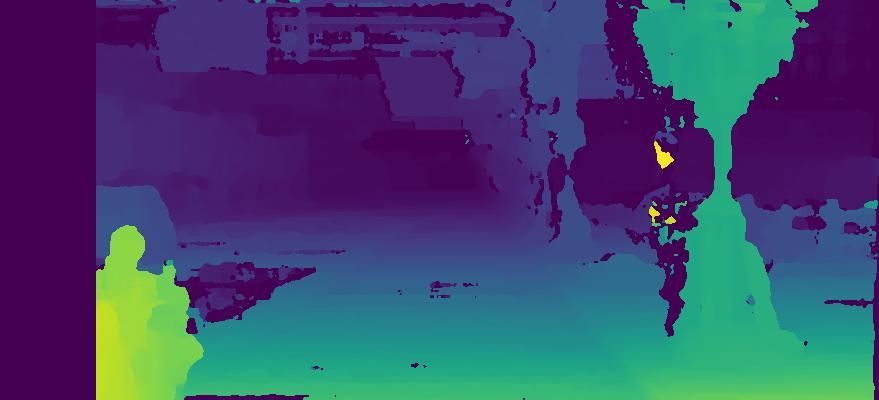
#> input picture data/stereo/hit_or_miss_disp_map.jpg, 879 x 400 px
$ jupyter execute hit_or_miss_transform.ipynb
#> lines starting #> are read from the running program, lines starting #| are printed output that depends on the picture; after the words box and inside, x2 and y2 are one past the last pixel; in counts of white or black regions, pixels touching at a corner belong together
[cell 1]
import numpy as np
import cv2
import matplotlib.pyplot as plt
import math

<b> Hit Or Miss Transform </b>

Used in finding a given configuration / pattern in a binary image . Uses basic morphological image processing as a basis (i.e erosion and diliation).

This transform find those pixels whose neighbourhood matchines the shape of a first structuring element B1 while *not* matching the shape of a second structuring element B2 simultaneously.

That is, A (*) B = (A (-) B1 ) ^ (A' (-) B2) \
where, A is the source image and B is the structural element, \
(*) is the hit or miss transform, \
(-) is the erosion operation, \
X' is the complement of X, \
^ is the intersection operator.

[cell 2]
image = cv2.imread('../data/stereo/hit_or_miss_disp_map.jpg', 0)
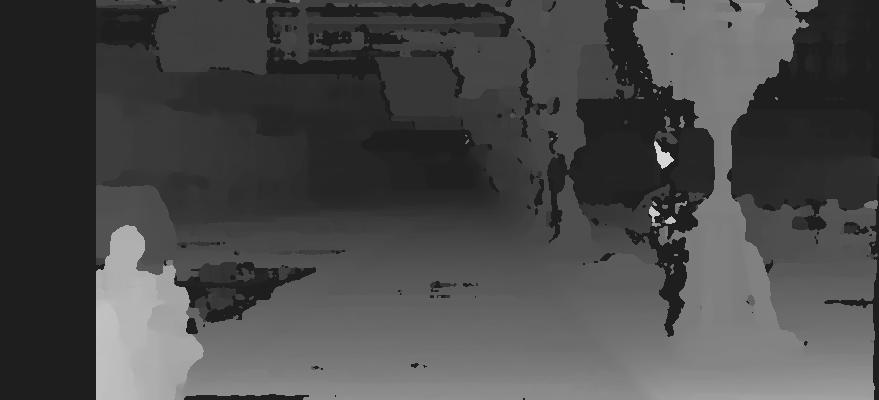
#> image: shape (400, 879); min 0, max 244, mean 73.9
print('source image')
plt.imshow(image, cmap='gray')
plt.show()

threshold_image =  cv2.threshold(image, 127, 255, cv2.THRESH_BINARY)[1]
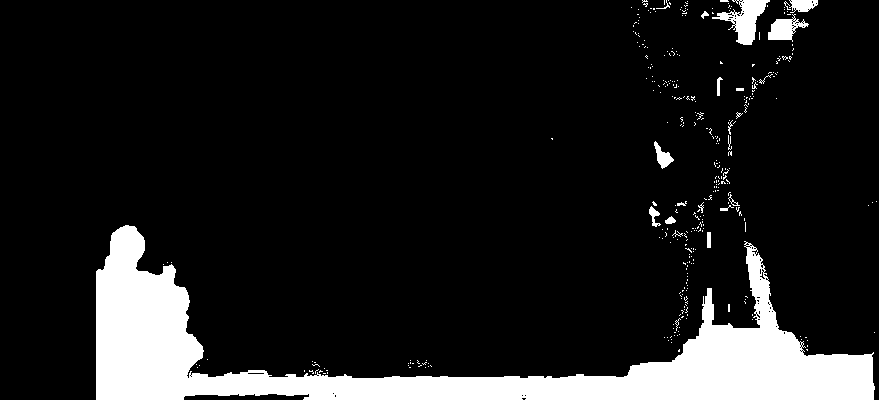
#> threshold_image: shape (400, 879); 12.1% white; 345 white regions (325 under 20 px), largest, box (x1, y1, x2, y2) and area: (96, 225, 875, 400) 38821, (712, 0, 770, 45) 1097, (768, 14, 809, 42) 559
print('thresholded image')
plt.imshow(threshold_image, cmap='gray')
plt.show()

print(threshold_image.max())
#| 255
threshold_image_complement = cv2.threshold(image, 127, 255, cv2.THRESH_BINARY_INV)[1]

print('threshold image complement')
plt.imshow(threshold_image_complement, cmap='gray')
plt.show()

print(threshold_image.max())
#| 255

[cell 3]
# Setup structuring element : for detection the bike rider in this scenario.
se_b1 = np.ones((125, 72), dtype=np.uint8)
se_b2 = np.zeros(se_b1.shape, dtype=np.uint8)
for i in range(se_b1.shape[0]):
    for j in range(se_b1.shape[1]):
        #se_b2[i, j] = np.max(1 - se_b1[i, j], 0)
        pass
se_b2 = se_b2.astype(np.uint8)

print('circle se b1\n', se_b1)
print('shape : ', se_b1.shape)
print('circle se b2\n', se_b2)

[cell 4]
# Step 1 : A erroded by B1.
a_eroded_b1 = cv2.erode(threshold_image, se_b1)
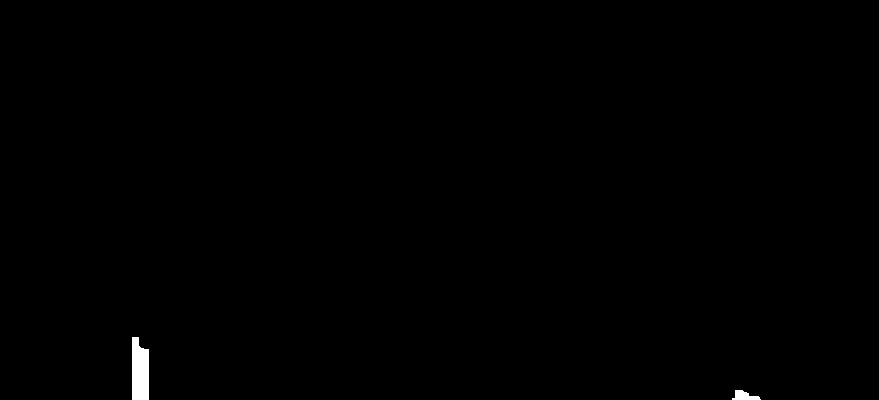
#> a_eroded_b1: shape (400, 879); 0.32% white; 2 white regions, box (x1, y1, x2, y2) and area: (132, 337, 149, 400) 959, (732, 390, 761, 400) 177

# Step 2 : Ac erroded by B2.
ac_eroded_b2 = cv2.erode(threshold_image_complement, se_b2)
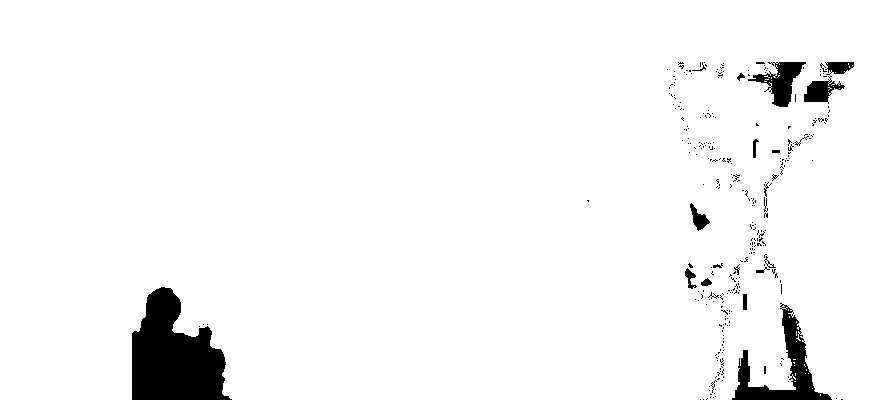
#> ac_eroded_b2: shape (400, 879); 96.1% white; 305 black regions (284 under 20 px), largest, box (x1, y1, x2, y2) and area: (132, 287, 232, 400) 7404, (732, 303, 832, 400) 2671, (748, 62, 806, 107) 1097

ac_eroded_b2 = cv2.threshold(ac_eroded_b2, 1, 1, type=cv2.THRESH_BINARY_INV)[1]

print(a_eroded_b1.min(), ac_eroded_b2.min())
#| 0 0
hitormiss_result = cv2.bitwise_and(a_eroded_b1, ac_eroded_b2)

print('a eroded by b1')
plt.imshow(a_eroded_b1, cmap='gray')
plt.show()

print('ac eroded by b2 ')
plt.imshow(ac_eroded_b2, cmap='gray')
plt.show()

print('hit or miss result')
plt.imshow(hitormiss_result, cmap='gray')
plt.show()

$ run again, with data/stereo/left.jpg copied over data/stereo/hit_or_miss_disp_map.jpg
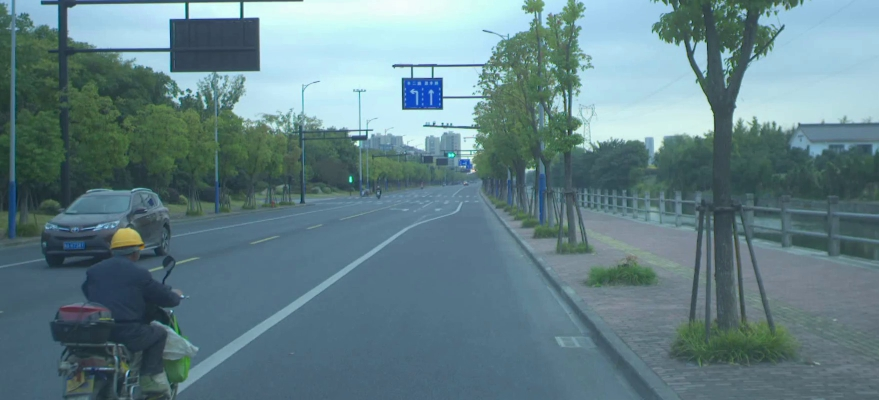
#> input picture data/stereo/left.jpg, 879 x 400 px
#> `threshold_image =  cv2.threshold(image, 127, 255, cv2.THRESH_BINARY)[1]`:
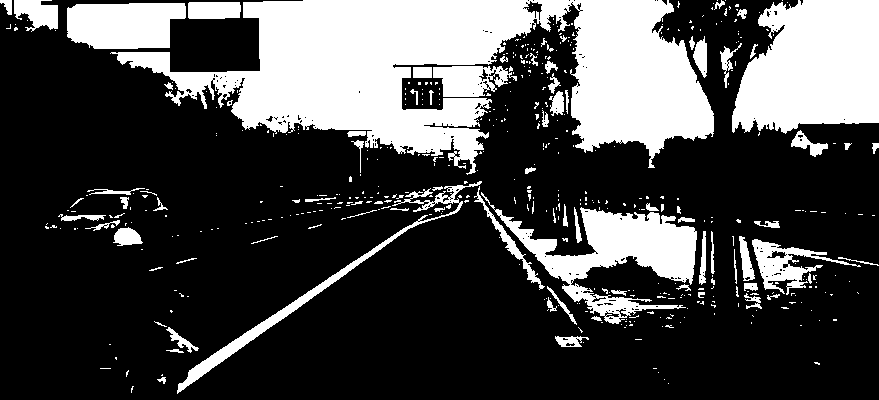
#> threshold_image: shape (400, 879); 27.9% white; 491 white regions (405 under 20 px), largest, box (x1, y1, x2, y2) and area: (110, 0, 714, 175) 51460, (732, 0, 879, 134) 15761, (481, 192, 697, 324) 9043
#| 255
#| 255
#> a_eroded_b1: shape (400, 879); 0.86% white; 2 white regions, box (x1, y1, x2, y2) and area: (839, 0, 879, 57) 2280, (339, 0, 448, 29) 733
#> `ac_eroded_b2 = cv2.erode(threshold_image_complement, se_b2)`:
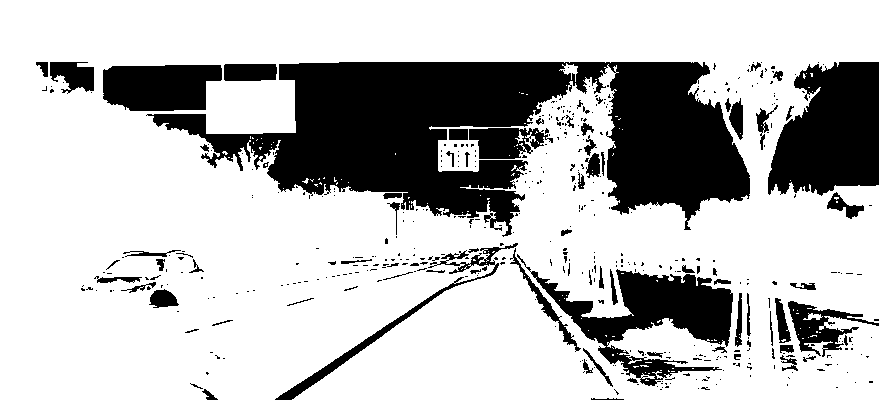
#> ac_eroded_b2: shape (400, 879); 73.8% white; 469 black regions (388 under 20 px), largest, box (x1, y1, x2, y2) and area: (146, 62, 750, 237) 51460, (768, 62, 879, 196) 11323, (517, 254, 733, 386) 9043
#| 0 0
#> hitormiss_result: shape (400, 879); every value is 0
